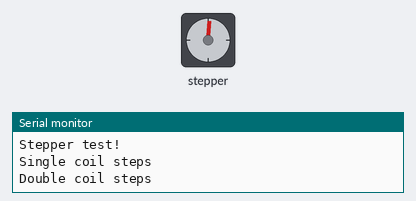
Bench run of a sketch on a simulated Arduino Uno, built with avr-gcc and run on an emulated ATmega328P. On the bench: stepper motor, the last lines printed to the serial monitor. Stepper angles assume 64 steps per turn.

Above: at 0.15 s.
At 19.74 s:
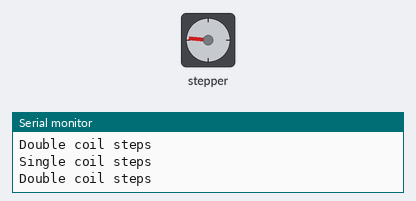
At 29.23 s:
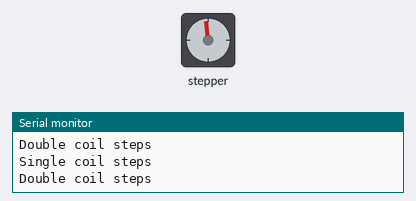
At 39.33 s:
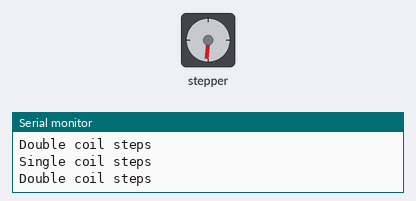
Timing chart, 0 to 40.0 s (numbered marks = the images above):
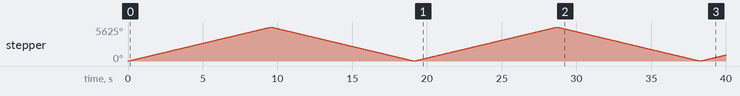

Measured:
- by itself, stepper: turns 5619° clockwise in 9.5 s, then 5614° counter-clockwise in 9.6 s, then 5620° clockwise in 9.5 s, then 5625° counter-clockwise in 9.5 s, and so on

The sketch:

code.ino
```cpp
//this code is made to use stepper motor with easy driver
// connections: Red is the common wire
// connect the wire pairs from each of the motor's coils to the screw terminals marked M1 and M2 on the shield

#include <AccelStepper.h>
#include <AFMotor.h>

#define MICROSTEPS  8 // the default setting for MICROSTEPS is 16

// 1 -> as motor is connected to M1 and M2
// 64*64 -> steps per revolution
AF_Stepper motor((64),1);

void setup()
{
  Serial.begin(9600);
  Serial.println("Stepper test!");

  motor.setSpeed(100);  // 10 rpm
}

void loop()
{
  Serial.println("Single coil steps");
//  motor.step(100, FORWARD, SINGLE);
//  motor.step(100, BACKWARD, SINGLE);

  Serial.println("Double coil steps");
  motor.step(1000, FORWARD, DOUBLE);
  motor.step(1000, BACKWARD, DOUBLE);
}
```
